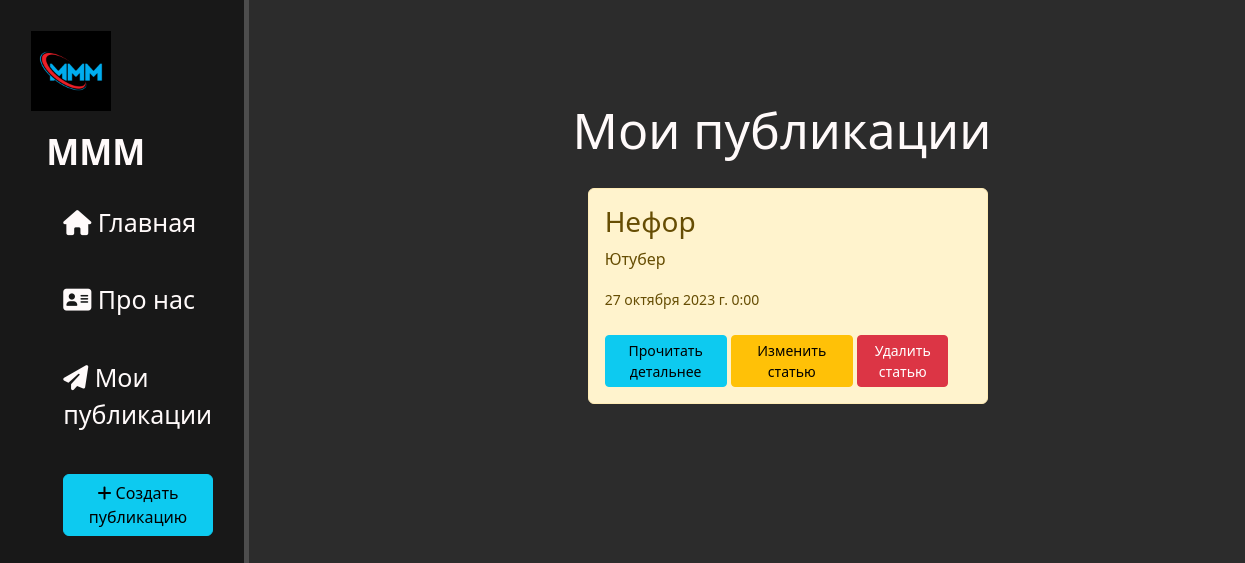
The page /news/ on the database as committed earlier.
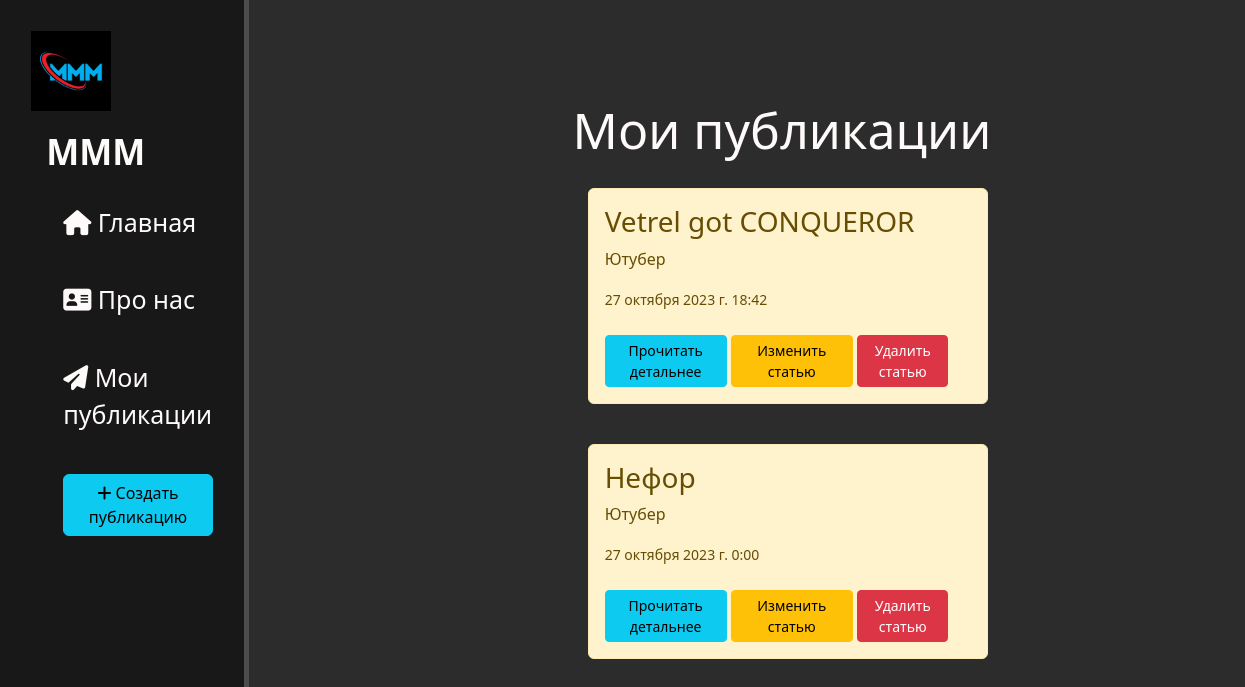
The same page on the database as committed later.
### news/models.py (models this page shows, shortened)
class Artiles(models.Model):
    title = models.CharField('Название', max_length=50)
    anons = models.CharField('Анонс', max_length=255)
    full_text = models.TextField('Статья')
    date = models.DateTimeField('Дата публикации')
    class Meta:
        verbose_name = 'Новость'
        verbose_name_plural = 'Новости'

### news/views.py (the view)
# urls.py: path('', news_home, name="news_home"),
def news_home(request):
    news = Artiles.objects.order_by('-date')
    return render(request, 'news_home.html', {'news':news})

### news/templates/news_home.html (shortened to what this page needs)
{% extends "layout.html" %}
{% block content %}
    <div class="features">
        <h1>Мои публикации</h1>
        {% if news %}
            {% for element in news %}
                <div class="alert alert-warning">
                    <h3>{{ element.title }}</h3>
                    <p>{{ element.anons }}</p>
                    <small>{{ element.date }}</small><br><br>
                    <a href="{% url 'news_detail' element.id %}" class="btn btn-sm col-sm-4 btn-info">Прочитать детальнее</a>
                    <a href="{% url 'news_update' element.id %}" class="btn btn-sm col-sm-4 btn-warning">Изменить статью</a>
                    <a href="{% url 'news_delete' element.id %}" class="btn btn-sm col-sm-3 btn-danger">Удалить статью</a>
                </div>
            {% endfor %}
        {% else %}
            <p>У вас нет записей!😪😪😪</p>
        {% endif %}
    </div>
{% endblock content %}

Rows that differ between the two databases and show on the page:
added Artiles: title "Vetrel got CONQUEROR", anons "Ютубер", date "27 октября 2023 г. 18:42"
